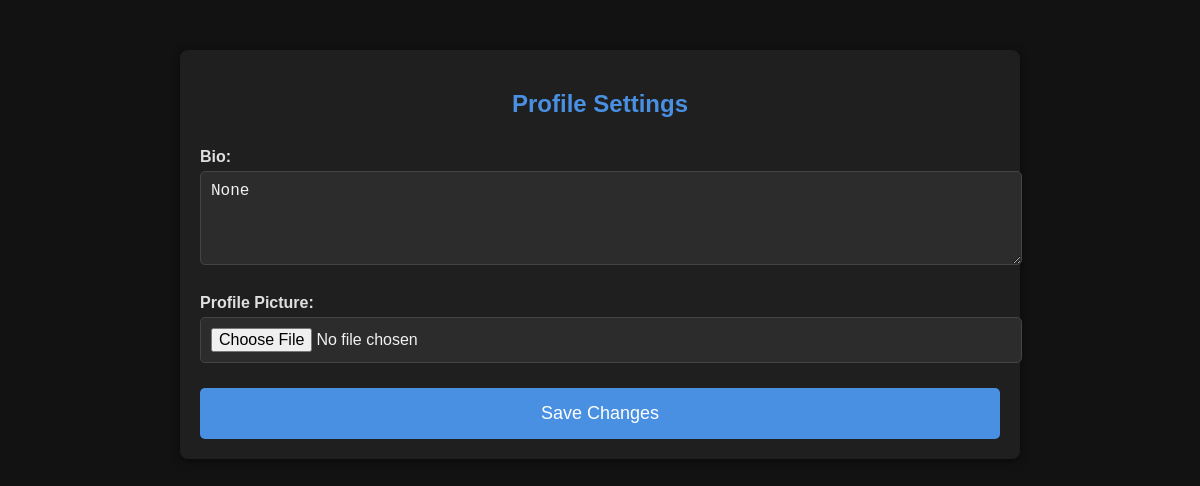
/profile/settings/ (signed in), run on an earlier commit of the app's database.
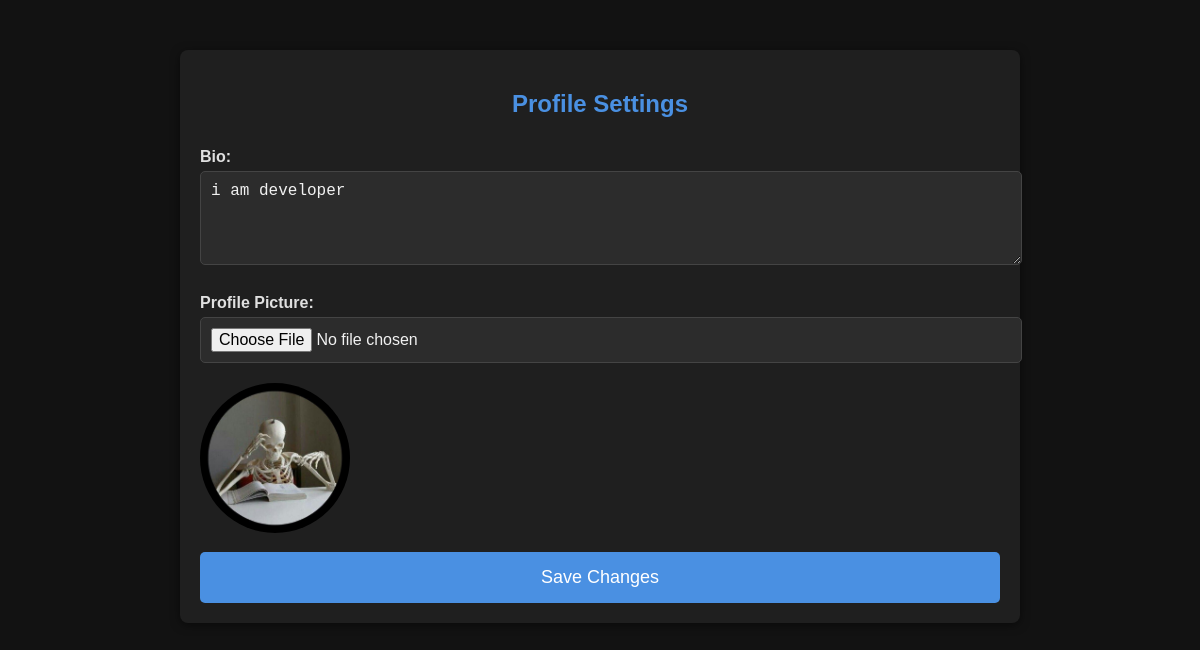
And on a later commit of the database.
### base/models.py (models this page shows, shortened)
class Profile(models.Model):
    user = models.OneToOneField(User, on_delete=models.CASCADE)
    bio = models.TextField(blank=True, null=True)  # Example additional field
    profile_picture = models.ImageField(upload_to='profile_pictures/', blank=True, null=True)  # Example additional field
    token = models.CharField(max_length=32, blank=True, null=True)

### base/views.py (the view, shortened to what this page needs)
# urls.py: path('profile/settings/',profile_settings, name='profile_settings'),
@login_required
@login_required
def profile_settings(request):
    try:
        profile = Profile.objects.get(user=request.user)
    except ObjectDoesNotExist:
        profile = Profile(user=request.user)
        profile.save()
    return render(request, 'profile_settings.html', {'profile': profile})

### templates/profile_settings.html (shortened to what this page needs)
<!DOCTYPE html>
<html lang="en">
<head>
</head>
<body>
    <div class="profile-settings-container">
        <h2>Profile Settings</h2>
        <form method="POST" enctype="multipart/form-data">
            <div class="form-group">
                <label for="bio">Bio:</label>
                <textarea name="bio" id="bio" rows="4" placeholder="Enter your bio">{{ profile.bio }}</textarea>
            </div>
            <div class="form-group">
                <label for="profile_picture">Profile Picture:</label>
                <input type="file" name="profile_picture" id="profile_picture">
                {% if profile.profile_picture %}
                    <img src="{{ profile.profile_picture.url }}" alt="Profile Picture" class="profile-picture-preview">
                {% endif %}
            </div>
            <button type="submit" class="btn">Save Changes</button>
        </form>
    </div>
</body>
</html>

### templates/profile_settings.html (style rules this page uses)
body { font-family: Arial, sans-serif; background-color: #121212; color: #f1f1f1; margin: 0; padding: 0; }
.profile-settings-container { max-width: 800px; margin: 50px auto; padding: 20px; background-color: #1f1f1f; border-radius: 8px; box-shadow: 0 2px 10px rgba(0, 0, 0, 0.5); }
h2 { text-align: center; margin-bottom: 30px; color: #4A90E2; }
.form-group { margin-bottom: 15px; }
label { font-weight: bold; margin-bottom: 5px; display: block; color: #E0E0E0; }
textarea, input[type="file"] { width: 100%; padding: 10px; font-size: 16px; border: 1px solid #444; border-radius: 5px; background-color: #2C2C2C; color: #f1f1f1; margin-bottom: 10px; }
button { width: 100%; padding: 15px; background-color: #4A90E2; color: #fff; border: none; border-radius: 5px; font-size: 18px; cursor: pointer; }
.profile-picture-preview { width: 150px; height: 150px; border-radius: 50%; object-fit: cover; margin-top: 10px; }

What changed in the data, as far as the page shows it:
changed Profile: bio "None" → "i am developer"; profile_picture: picture added
